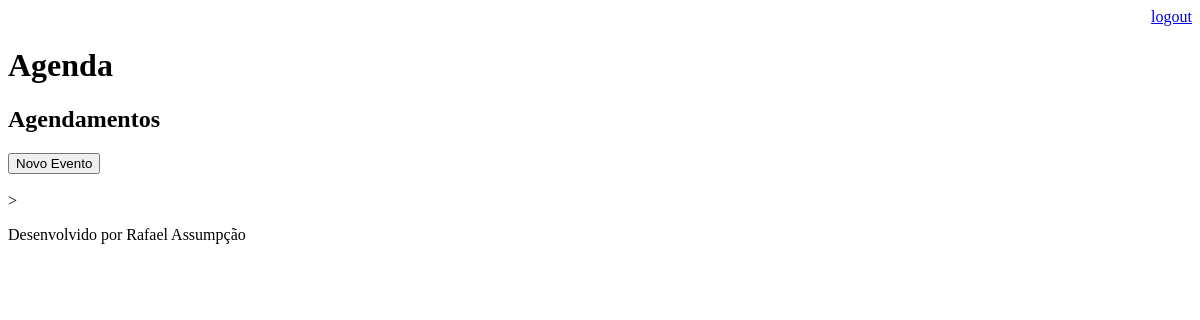
The page /agenda/ (signed in) on the database as committed earlier.
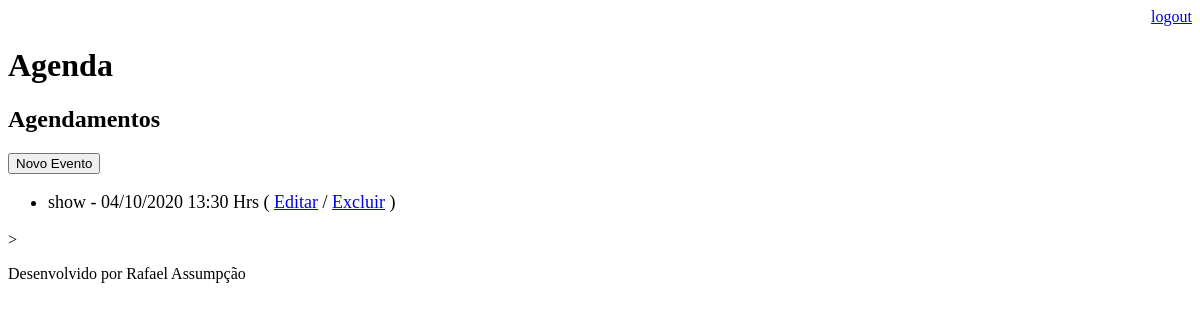
The same page on the database as committed later.
### core/models.py (models this page shows, shortened)
class Evento(models.Model):                                             #criando a CLASSE evento
    objects = None
    titulo = models.CharField(max_length=100)                           #TÍTULO -> campo; CHARFIELD -> tipo do campo; MAX_LENGTH (limite de caracteres que ele vai ter) -> parâmetro do campo
    descricao = models.TextField(blank=True, null=True)                 #DESCRIÇÃO-> campo; parametro BLANK -> pode ser em branco e NULL, nulo
    data_evento = models.DateTimeField(verbose_name='Data do evento')   #DATETIMEFIELD -> campo de data e hora; não pode ser nulo automáticamente
    data_criacao = models.DateTimeField(auto_now=True)                  #igual...pra saber a data que o usuário inseriu esse evento no meu banco; esse 'dado' tem que ser automático...parametro AUTO_NOW
    usuario = models.ForeignKey(User, on_delete=models.CASCADE)         #IMPORT from django.contrib.auth.models import User
    class Meta:
        db_table = 'evento'
    def get_data_evento(self):
        return self.data_evento.strftime('%d/%m/%Y %H:%M Hrs')
    def get_evento_atrasado(self):
        if self.data_evento < datetime.now():
            return True
        else:
            return False

### core/views.py (the view)
# urls.py: path('agenda/', views.lista_eventos),
@login_required(login_url='/login/')
def lista_eventos(request):
    usuario = request.user
    data_atual = datetime.now() - timedelta(hours=1) #pegando o horário atual
    evento = Evento.objects.filter(usuario=usuario,
                                   data_evento__gt=data_atual)  #no django __gt -> maior; __lt -> memor; nesse caso se data_atual maior que data_evento
    dados = {'eventos': evento}
    return render(request, 'agenda.html', dados)

### templates/agenda.html (shortened to what this page needs)
{% extends "model-page.html" %}
{% block content %}
    <h2>Agendamentos</h2>
    <a href="evento/">
        <button type="button">Novo Evento</button>
    </a>
    <ul style="font-size: 18px">
        {% for evento in eventos %}
            <li>
                <div style=>
                    {{ evento.titulo }} - {{ evento.get_data_evento }}
                    ( <a href="evento/?id={{ evento.id }}"> Editar</a>
                    / <a href="evento/delete/{{ evento.id }}"> Excluir</a> )
                </div>
            </li>
        {% endfor %}
    </ul>>
{% endblock %}

Rows that differ between the two databases and show on the page:
added Evento: titulo "show", get_data_evento "04/10/2020 13:30 Hrs"
